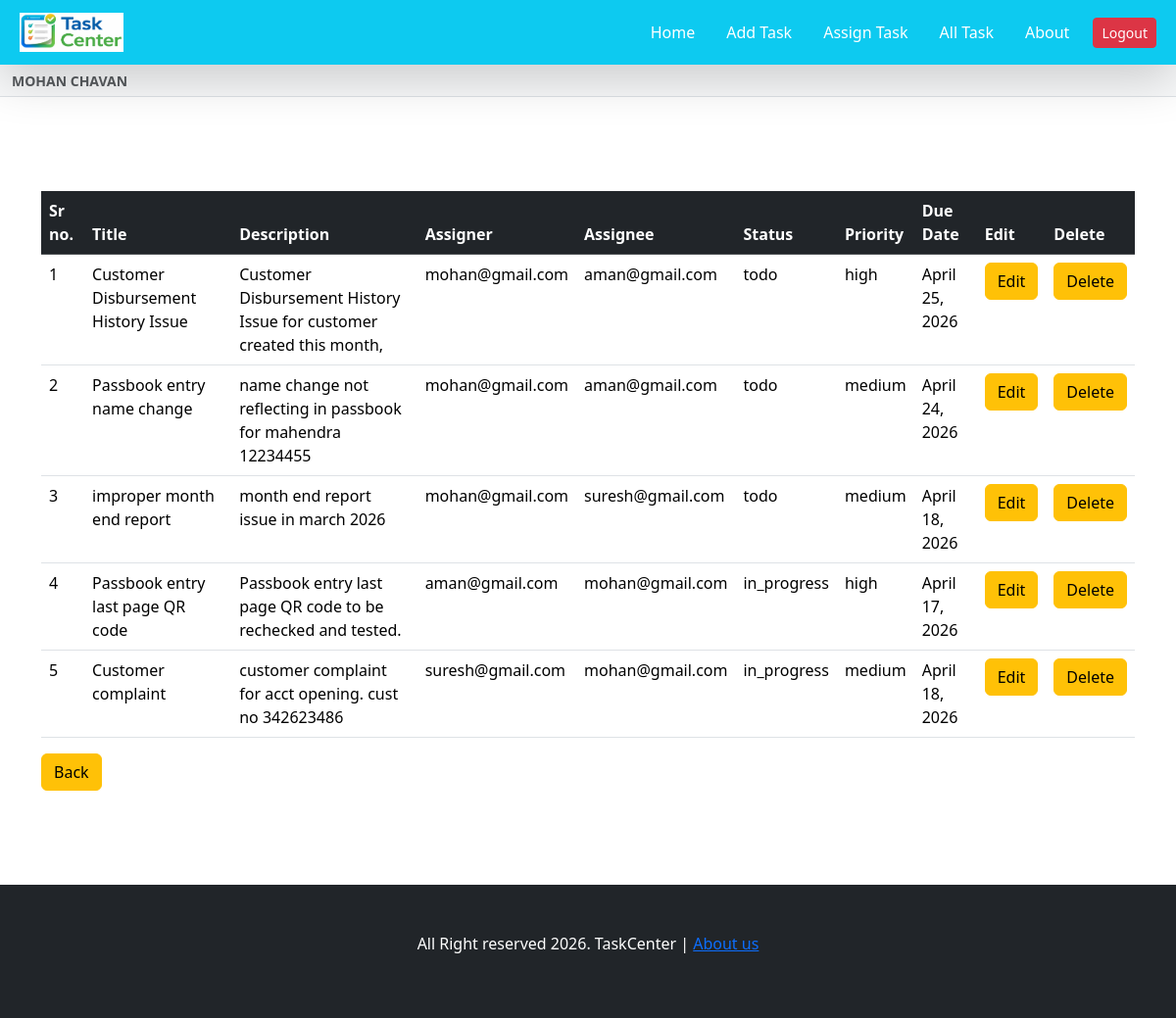
The page /all_task/ (signed in) on the database its author committed.
### task/models.py (models this page shows, shortened)
class Tasks(models.Model):
    task_name  = models.CharField(max_length = 100)
    task_description = models.TextField()
    task_slug = models.SlugField(max_length = 1000 , unique  = True)
    task_owner = models.ForeignKey(TaskUser, on_delete = models.CASCADE , related_name = "owned_task")
    task_creater = models.ForeignKey(TaskUser, on_delete = models.CASCADE , related_name = "created_task")
    task_status  = models.CharField(max_length = 100)
    task_priority  = models.CharField(max_length = 100)
    task_active = models.BooleanField(default=True)
    task_due_date = models.DateField()

### task/views.py (the view)
# urls.py: path('all_task/', views.all_task , name="all_task"),
@login_required(login_url='login_page')
def all_task(request):
    name=request.user.get_full_name()
    task_obj = Tasks.objects.filter(
        Q(task_creater__id=request.user.id) | Q(task_owner__id=request.user.id),task_active=True
    )
    return render(request, 'all_task.html',context={'task_list':task_obj,'name':name})

### templates/all_task.html (shortened to what this page needs)
{% extends "base.html" %}
{% block start %}
<div class="container mt-5 pt-5 pb-5">
    {% if task_list %}
    <table class="table">
  <thead class="table-dark">
    <tr>
      <th>Sr no.</th>
      <th>Title</th>
      <th>Description</th>
      <th>Assigner</th>
      <th>Assignee</th>
      <th>Status</th>
      <th>Priority</th>
      <th>Due Date</th>
      <th>Edit</th>
      <th>Delete</th>
    </tr>
  </thead>
  <tbody>
    {% for task in task_list %}
    <tr>
      <td>{{ forloop.counter }}</td>
      <td>{{task.task_name}}</td>
      <td>{{task.task_description}}</td>
      <td>{{task.task_creater.email}}</td>
      <td>{{task.task_owner.email}}</td>
      <td>{{task.task_status}}</td>
      <td>{{task.task_priority}}</td>
      <td>{{task.task_due_date}}</td>
      <td><a class="btn btn-warning" href="{% url 'edit_task' task.task_slug %}" >Edit</a></td>
      <td><a class="btn btn-warning" href="{% url 'delete_task' task.task_slug %}" onclick="return confirmDelete();" >Delete</a></td>
    </tr>
    {% empty %}
    <tr>
      <td colspan="5" class="text-center">No Task Found.</td>
    </tr>
    {% endfor %}
    {% else %}
    <p>No Task found.</p>
{% endif %}
  </tbody>
</table>
          <a class="btn btn-warning" href="{% url 'index'%}">Back</a>
</div>
{% endblock %}

### rows shown on the page
Tasks: task_name "Customer Disbursement History Issue", task_description "Customer Disbursement History Issue for customer created this month,", task_creater.email "mohan@gmail.com", task_owner.email "aman@gmail.com", task_status "todo", task_priority "high", task_due_date "April 25, 2026"
Tasks: task_name "Passbook entry name change", task_description "name change not reflecting in passbook for mahendra 12234455", task_creater.email "mohan@gmail.com", task_owner.email "aman@gmail.com", task_status "todo", task_priority "medium", task_due_date "April 24, 2026"
Tasks: task_name "improper month end report", task_description "month end report issue in march 2026", task_creater.email "mohan@gmail.com", task_owner.email "suresh@gmail.com", task_status "todo", task_priority "medium", task_due_date "April 18, 2026"
Tasks: task_name "Passbook entry last page QR code", task_description "Passbook entry last page QR code to be rechecked and tested.", task_creater.email "aman@gmail.com", task_owner.email "mohan@gmail.com", task_status "in_progress", task_priority "high", task_due_date "April 17, 2026"
Tasks: task_name "Customer complaint", task_description "customer complaint for acct opening. cust no 342623486", task_creater.email "suresh@gmail.com", task_owner.email "mohan@gmail.com", task_status "in_progress", task_priority "medium", task_due_date "April 18, 2026"

### other values the page prints
{{ name |upper }} "MOHAN CHAVAN"
